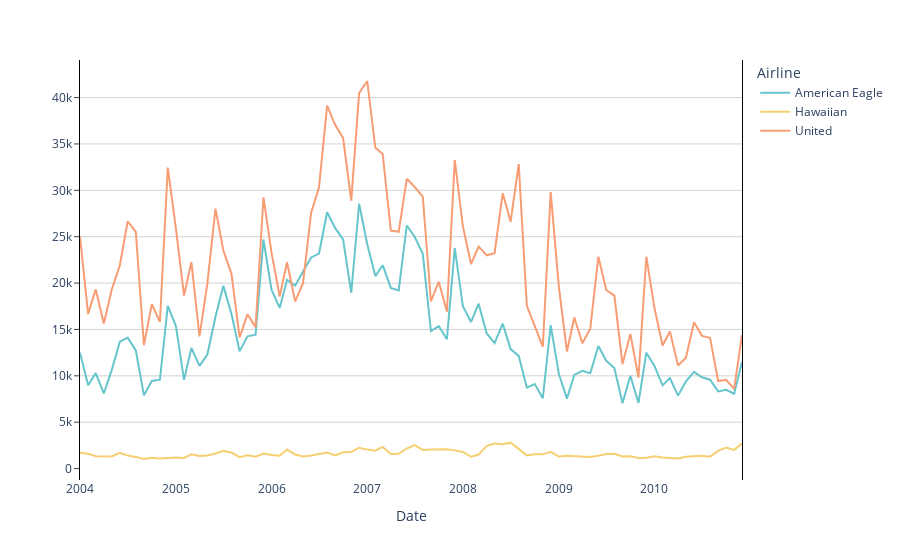

Notebook code cell kept with this figure:
### Code cell
fig = px.line(df, y="Baggage", color="Airline", color_discrete_sequence=px.colors.qualitative.Pastel)
fig.update_layout(plot_bgcolor='white')
fig.update_yaxes(
    mirror=True,
    ticks='outside',
    showline=True,
    linecolor='black',
    gridcolor='lightgrey',
    title=''
)
fig.show()
